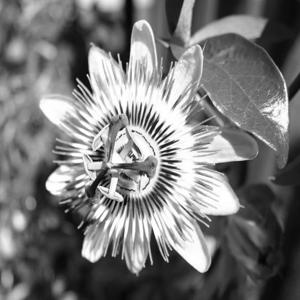
%> input picture image/flower/image_00001.jpg, 300 x 300 px; its folder holds only this picture in this run
$ octave Find_gradient_mean.m   (GNU Octave 9; MATLAB toolbox functions it lacks are replaced by stand-ins)
%> lines starting %> are read from the running program, lines starting %| are printed output that depends on the picture

path='../image/flower';
S=dir(fullfile(path,'*.jpg'));
num_of_img=max(size(S));


for i=1:num_of_img
   I=imread(strcat(path,'/',S(i).name));
%> I is the input picture: size 300x300 uint8; min 0, max 255, mean 119.6
   I=im2double(I);
%> I: size 300x300 double
   [Gx,Gy] = imgradientxy(I,'sobel');
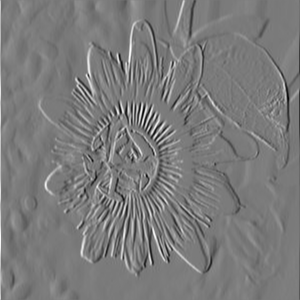
%> Gx: size 300x300 double; min -3.34, max 3.56, mean -0.00369; drawn with min black and max white
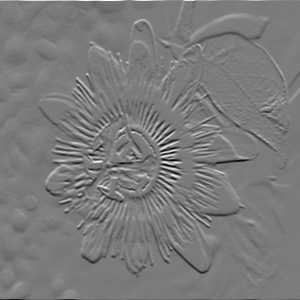
%> Gy: size 300x300 double; min -3.44, max 3.67, mean -0.00307; drawn with min black and max white
   G(:,i)=[Gx(:);Gy(:)];

end
mean(G(:))
%> ans = -0.00338
